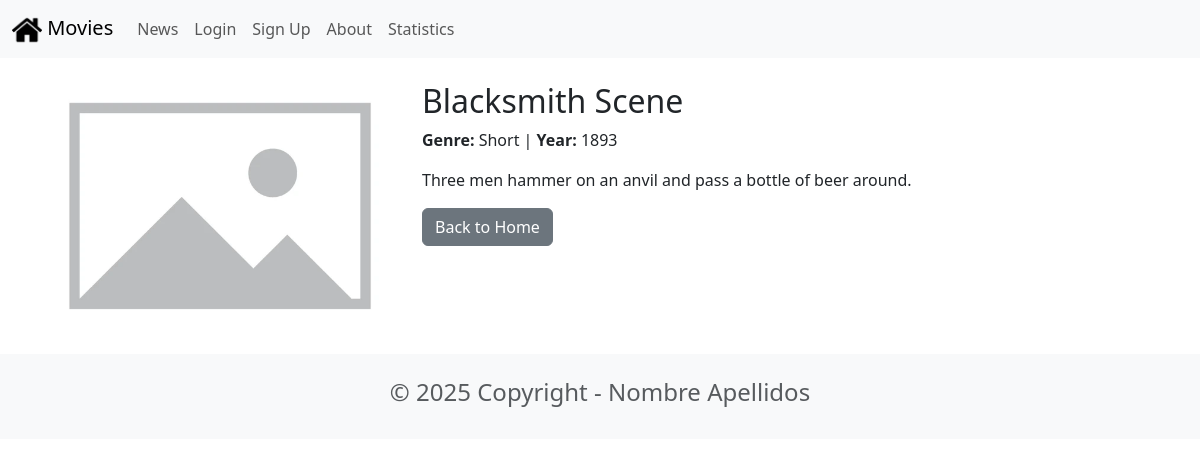
The app's page /movie/4/ with its own data.
### movie/models.py (models this page shows, shortened)
class Movie(models.Model):
    title = models.CharField(max_length=100)
    description = models.TextField()
    image = models.ImageField(upload_to='movie/images/')
    url = models.URLField(blank=True)
    genre = models.CharField(max_length=100, null=True, blank=True)
    year = models.IntegerField(null=True, blank=True)

### movie/views.py (the view)
# urls.py: path('movie/<int:movie_id>/', movieViews.movie_detail, name='movie_detail'),
def movie_detail(request, movie_id):
    movie = get_object_or_404(Movie, pk=movie_id)
    return render(request, 'movie_detail.html', {'movie': movie})

### movie/templates/movie_detail.html (shortened to what this page needs)
{% extends 'base.html' %}
{% block content %}
<div class="row">
    <div class="col-md-4">
        <img src="{{ movie.image.url }}" class="img-fluid rounded" alt="{{ movie.title }}">
    </div>
    <div class="col-md-8">
        <h2>{{ movie.title }}</h2>
        <p><strong>Genre:</strong> {{ movie.genre|default:'-' }} | <strong>Year:</strong> {{ movie.year|default:'-' }}</p>
        <p>{{ movie.description }}</p>
        <a href="{% url 'home' %}" class="btn btn-secondary">Back to Home</a>
    </div>
</div>
{% endblock content %}

### records on screen
Movie: image (placeholder picture), title "Blacksmith Scene", genre "Short", year "1893", description "Three men hammer on an anvil and pass a bottle of beer around."
